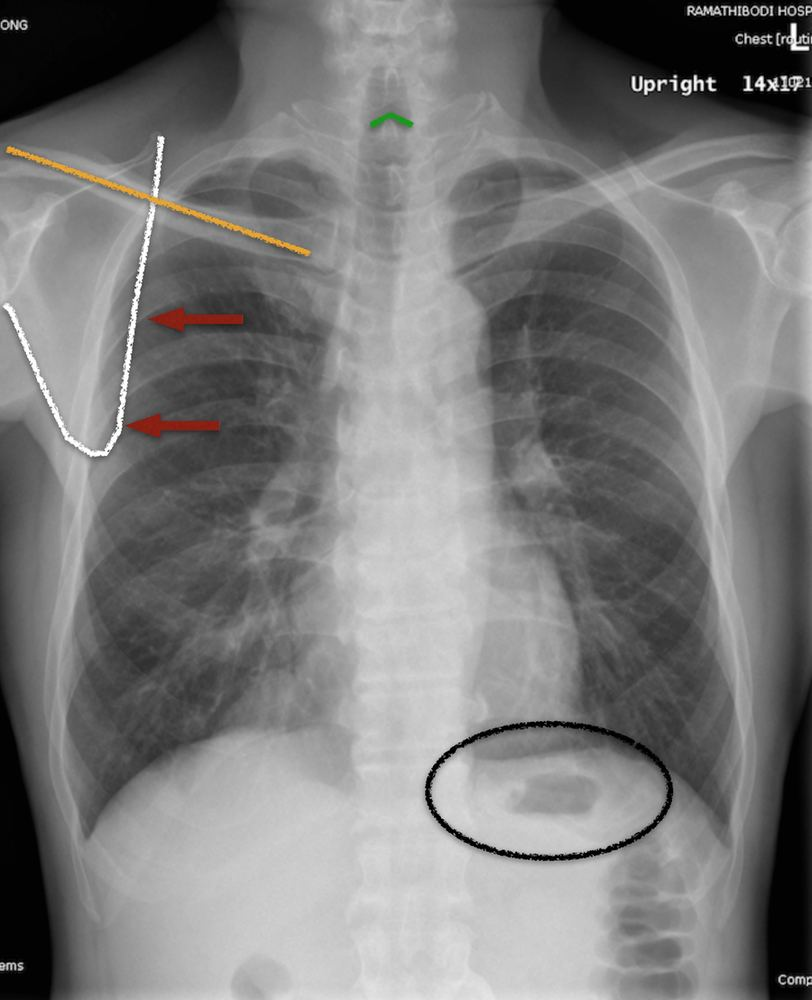
#> input picture artifact/img/chest/cxr-01-pa-upright.jpg, 812 x 1000 px
$ python -i extract_chestimg.py   (imports and definitions only)
#> lines starting #> are read from the running program, lines starting #| are printed output that depends on the picture; after the words box and inside, x2 and y2 are one past the last pixel; in counts of white or black regions, pixels touching at a corner belong together
#> further down, picture is the input picture: PIL image 812x1000 RGB; mean R, G, B 123.2, 122.8, 122.5
#!/usr/bin/env python3
# -*- coding: utf-8 -*-
"""ดึงภาพรังสีจริงจากสไลด์ "Image in chest" (อ.พจนี · Potjanee Korrungruang, MD) → artifact/img/chest/*.jpg

    python3 -I artifact/tools/extract_chestimg.py "<path>/Image in chest.pdf" [--sheet <contact.png>]

- ไฟล์ PDF เป็นสไลด์ที่ผู้ใช้ export จาก iPad พร้อมลายมือจดในห้อง → ลบ "หมึกของผู้ใช้" ออกก่อนตัดภาพ
  หมึกจาก iPad อยู่ใน content stream เป็นกลุ่ม  q <cm> /Cs CS <rgb> SCN 1 J 1 j <w> w <path> S Q
  (เส้นปลายมน round cap) ส่วนลูกศร/วง/ป้ายของอาจารย์เป็นภาพซ้อนหรือ path แบบ fill จึงยังอยู่ครบ
- ตัดภาพด้วยการ render เฉพาะกรอบ (clip) ที่ 200 dpi → ตัดขอบขาว → ย่อกว้างไม่เกิน 900 px → JPEG q78
- รายการภาพ (หน้า กรอบเป็นหน่วย pt ของหน้า 792×594) อยู่ใน SPEC — key ตรงกับ section.imgs ใน build_chestimg.py
"""
import io, os, re, sys

TOOLS = os.path.dirname(os.path.abspath(__file__))
OUT = os.path.join(os.path.dirname(TOOLS), "img", "chest")

# (ชื่อไฟล์, หน้า, (x0, y0, x1, y1) หน่วย pt)
SPEC = [
    ("cxr-01-pa-upright", 5, (155, 0, 637, 594)),
    ("cxr-02-ap-supine", 7, (100, 0, 720, 594)),
    ("cxr-03-pa-vs-ap", 8, (0, 93, 792, 501)),
    ("cxr-04-supine-effusion", 14, (91, 20, 700, 500)),
    ("cxr-05-decubitus", 15, (35, 0, 757, 594)),
    ("cxr-06-lordotic", 17, (0, 0, 792, 545)),
    ("cxr-07-exposure", 21, (7, 96, 791, 500)),
    ("cxr-08-inspiration", 23, (0, 90, 792, 526)),
    ("cxr-09-rotation", 25, (272, 0, 792, 594)),
    ("cxr-10-magnification", 26, (0, 118, 792, 541)),
    ("cxr-11-angulation", 27, (0, 127, 792, 583)),
    ("cxr-12-densities", 29, (108, 0, 683, 594)),
    ("cxr-13-anatomy-diagram", 34, (0, 0, 792, 594)),
    ("cxr-14-lateral-spaces", 38, (205, 97, 587, 580)),
    ("cxr-15-soft-tissue", 43, (109, 0, 652, 594)),
    ("cxr-16-skin-fold", 44, (89, 0, 702, 594)),
    ("cxr-17-mastectomy", 45, (0, 75, 792, 518)),
    ("cxr-18-subcut-emphysema", 46, (0, 0, 792, 545)),
    ("cxr-19-ctr", 48, (20, 103, 480, 573)),
    ("cxr-20-hilum", 49, (0, 77, 438, 533)),
    ("cxr-21-diaphragm", 52, (0, 8, 792, 586)),
    ("cxr-22-visceral-line", 54, (102, 0, 689, 594)),
    ("cxr-23-rul-consolidation", 72, (102, 0, 689, 540)),
    ("cxr-24-ards", 73, (52, 0, 740, 495)),
    ("cxr-25-diffuse-ggo", 74, (76, 0, 716, 520)),
    ("cxr-26-air-bronchogram", 75, (40, 170, 750, 440)),
    ("cxr-27-ggo", 76, (323, 246, 790, 581)),
    ("cxr-28-consol-vs-ggo", 77, (0, 0, 792, 594)),
    ("cxr-29-silhouette-lobes", 81, (0, 120, 792, 555)),
    ("cxr-30-rul-pa-lat", 84, (56, 176, 710, 526)),
    ("cxr-31-rml-consolidation", 86, (68, 165, 736, 550)),
    ("cxr-32-rll-consolidation", 88, (46, 181, 744, 531)),
    ("cxr-33-lul-consolidation", 89, (402, 180, 750, 535)),
    ("cxr-34-lll-consolidation", 91, (40, 184, 752, 531)),
    ("cxr-35-reticular", 93, (0, 0, 792, 594)),
    ("cxr-36-diffuse-nodular", 96, (128, 0, 663, 530)),
    ("cxr-37-miliary", 97, (20, 180, 740, 475)),
    ("cxr-38-reticulonodular", 99, (40, 0, 750, 530)),
    ("cxr-39-rul-atelectasis", 105, (315, 148, 732, 568)),
    ("cxr-40-golden-s", 106, (401, 153, 782, 548)),
    ("cxr-41-rml-atelectasis", 108, (4, 171, 423, 584)),
    ("cxr-42-rml-lateral", 109, (432, 152, 752, 563)),
    ("cxr-43-rll-atelectasis", 111, (415, 43, 762, 426)),
    ("cxr-44-luftsichel", 115, (40, 168, 397, 544)),
    ("cxr-45-lul-lateral", 116, (56, 134, 344, 548)),
    ("cxr-46-lll-atelectasis", 118, (38, 113, 348, 463)),
    ("cxr-47-lll-lateral", 119, (52, 153, 357, 560)),
    ("cxr-48-platelike", 120, (44, 219, 744, 498)),
    ("cxr-49-rounded-atelectasis", 122, (355, 173, 756, 536)),
    ("cxr-50-nodule-mass", 124, (0, 112, 792, 594)),
    ("cxr-51-intraparenchymal", 126, (6, 108, 788, 570)),
    ("cxr-52-extrapulmonary", 127, (47, 158, 747, 558)),
    ("cxr-53-extrapleural-rib", 128, (36, 154, 378, 561)),
    ("cxr-54-cavity", 131, (27, 181, 462, 536)),
    ("cxr-55-scc-cavity", 132, (123, 156, 738, 546)),
    ("cxr-56-pjp-cysts", 135, (178, 162, 636, 476)),
    ("cxr-57-lung-abscess", 136, (26, 124, 792, 594)),
    ("cxr-58-bullae", 143, (37, 136, 742, 458)),
    ("cxr-59-westermark", 146, (201, 115, 590, 410)),
    ("cxr-60-tram-tracks", 152, (10, 96, 760, 561)),
    ("cxr-61-overinflation", 161, (0, 0, 792, 594)),
    ("cxr-62-bullous-emphysema", 162, (108, 120, 670, 424)),
    ("cxr-63-mediastinal-structures", 165, (487, 141, 778, 572)),
    ("cxr-64-felson", 166, (43, 163, 288, 550)),
    ("cxr-65-anterior-mediastinal", 168, (208, 166, 523, 566)),
    ("cxr-66-posterior-mediastinal", 169, (150, 125, 630, 565)),
    ("cxr-67-infarction", 172, (13, 118, 770, 454)),
    ("cxr-68-acute-pe-ct", 173, (0, 155, 792, 560)),
    ("cxr-69-pht-ct", 177, (138, 127, 630, 540)),
    ("cxr-70-meniscus", 181, (20, 35, 422, 420)),
    ("cxr-71-decubitus-fluid", 182, (31, 170, 471, 545)),
    ("cxr-72-massive-effusion", 183, (158, 0, 634, 594)),
    ("cxr-73-subpulmonic", 184, (188, 121, 603, 474)),
    ("cxr-74-loculated", 185, (198, 155, 595, 562)),
    ("cxr-75-pneumothorax", 187, (20, 124, 398, 586)),
    ("cxr-76-early-tension", 188, (333, 171, 758, 553)),
    ("cxr-77-large-ptx-left", 189, (108, 0, 683, 594)),
    ("cxr-78-ptx-right", 190, (141, 0, 650, 594)),
    ("cxr-79-ptx-size", 191, (55, 153, 760, 562)),
]

INK = re.compile(rb"(?<![A-Za-z])q\s+(?:[-\d.]+\s+){6}cm\s+/\w+\s+CS\s+(?:[-\d.]+\s+){1,4}SCN?\s+1\s+J\s+1\s+j\s")
TOK = re.compile(rb"(?<![^\s\]\[(){}<>/])([qQ])(?![^\s\]\[(){}<>/])")


# [23 lines left out: function strip_ink, not called in this run]


def trim_white(im, thr=246, pad=2):
#> called with thr = 246, pad = 2
    g = im.convert("L").point(lambda v: 255 if v < thr else 0)
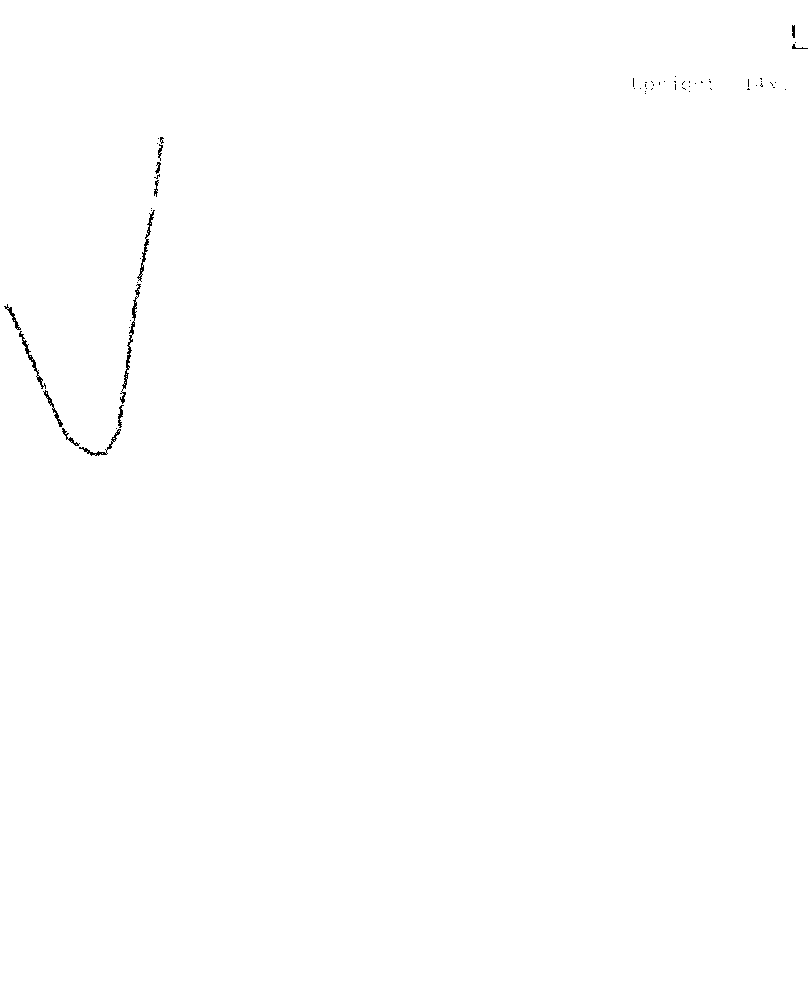
#> g: PIL image 812x1000 L; 99.8% white; black in thin lines or dots, all inside (x1, y1, x2, y2) = (4, 25, 808, 456)
    bb = g.getbbox()
#> bb = (0, 0, 812, 1000)
    if not bb:
        return im
    x0, y0, x1, y1 = bb
#> x0 = 0; y0 = 0; x1 = 812; y1 = 1000
    return im.crop((max(0, x0 - pad), max(0, y0 - pad), min(im.width, x1 + pad), min(im.height, y1 + pad)))


# [41 lines left out: function main, not called in this run]


# [2 lines not run here, left out]

>>> from PIL import Image
>>> picture = Image.open('../img/chest/cxr-01-pa-upright.jpg')
>>> result = trim_white(picture)

$ run again, on artifact/img/chest/cxr-07-exposure.jpg
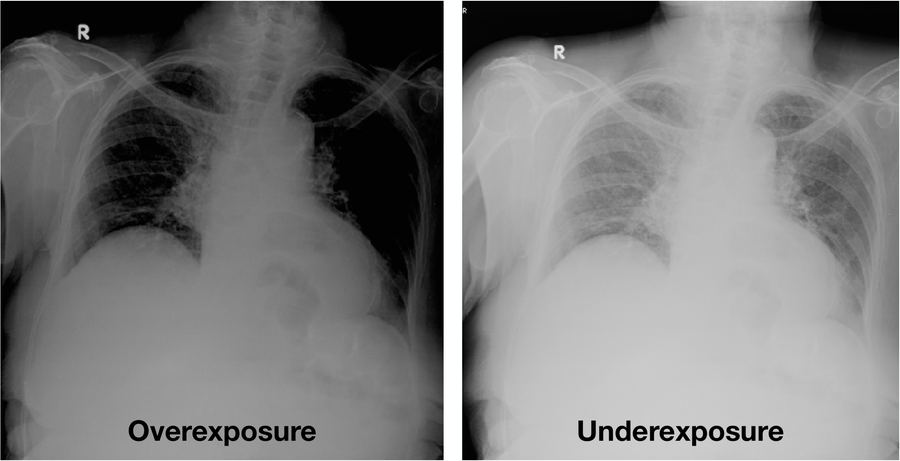
#> input picture artifact/img/chest/cxr-07-exposure.jpg, 900 x 461 px
#> picture is the input picture: PIL image 900x461 RGB; mean R, G, B 122.4, 122.5, 122.5
#> in trim_white, `g = im.convert("L").point(lambda v: 255 if v < thr else 0)`:
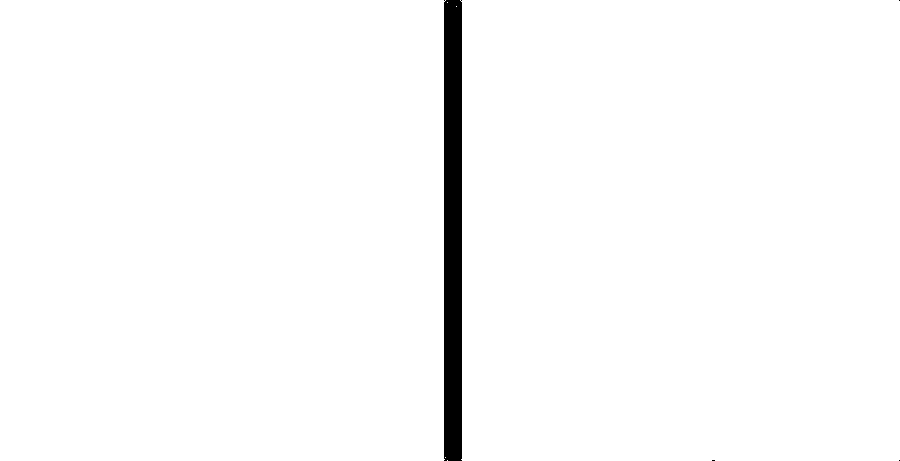
#> g: PIL image 900x461 L; 98% white; 4 black regions (3 under 20 px), largest, box (x1, y1, x2, y2) and area: (444, 0, 462, 461) 8288
#> bb = (0, 0, 900, 461)
#> x0 = 0; x1 = 900; y1 = 461
